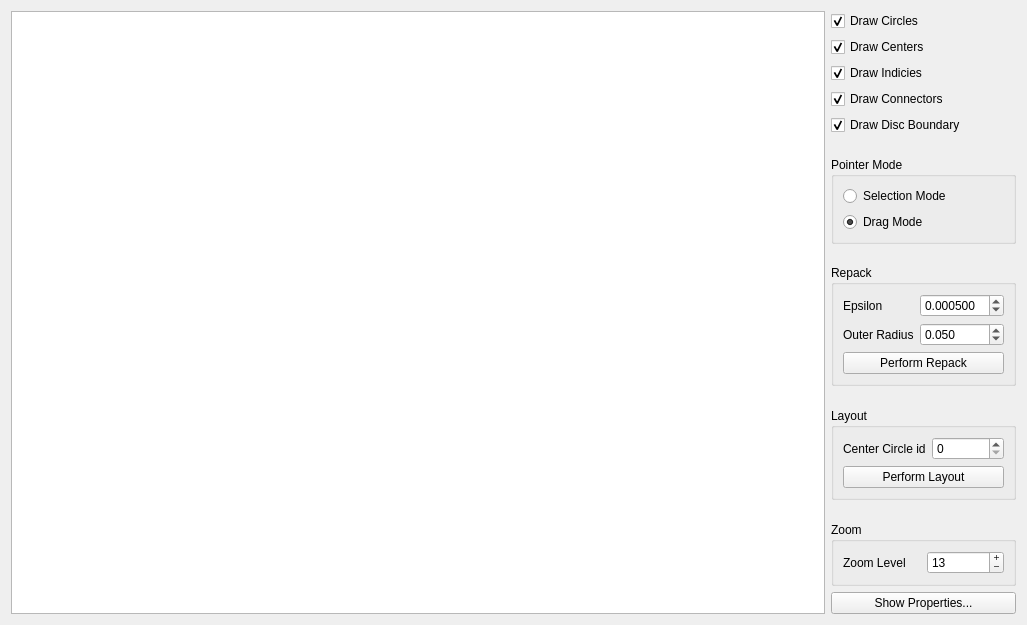
<?xml version="1.0" encoding="UTF-8"?>
<ui version="4.0">
 <class>PackingView</class>
 <widget class="QWidget" name="PackingView">
  <property name="geometry">
   <rect>
    <x>0</x>
    <y>0</y>
    <width>1027</width>
    <height>625</height>
   </rect>
  </property>
  <property name="windowTitle">
   <string>Form</string>
  </property>
  <layout class="QHBoxLayout" name="horizontalLayout">
   <item>
    <widget class="QGraphicsView" name="view">
     <property name="dragMode">
      <enum>QGraphicsView::ScrollHandDrag</enum>
     </property>
     <property name="transformationAnchor">
      <enum>QGraphicsView::AnchorUnderMouse</enum>
     </property>
     <property name="viewportUpdateMode">
      <enum>QGraphicsView::FullViewportUpdate</enum>
     </property>
    </widget>
   </item>
   <item>
    <layout class="QVBoxLayout" name="verticalLayout">
     <item>
      <widget class="QCheckBox" name="checkCircles">
       <property name="text">
        <string>Draw Circles</string>
       </property>
       <property name="checked">
        <bool>true</bool>
       </property>
      </widget>
     </item>
     <item>
      <widget class="QCheckBox" name="checkCenters">
       <property name="text">
        <string>Draw Centers</string>
       </property>
       <property name="checked">
        <bool>true</bool>
       </property>
      </widget>
     </item>
     <item>
      <widget class="QCheckBox" name="checkIndicies">
       <property name="text">
        <string>Draw Indicies</string>
       </property>
       <property name="checked">
        <bool>true</bool>
       </property>
      </widget>
     </item>
     <item>
      <widget class="QCheckBox" name="checkConnectors">
       <property name="text">
        <string>Draw Connectors</string>
       </property>
       <property name="checked">
        <bool>true</bool>
       </property>
      </widget>
     </item>
     <item>
      <widget class="QCheckBox" name="checkBoundary">
       <property name="text">
        <string>Draw Disc Boundary</string>
       </property>
       <property name="checked">
        <bool>true</bool>
       </property>
      </widget>
     </item>
     <item>
      <spacer name="verticalSpacer_2">
       <property name="orientation">
        <enum>Qt::Vertical</enum>
       </property>
       <property name="sizeHint" stdset="0">
        <size>
         <width>20</width>
         <height>40</height>
        </size>
       </property>
      </spacer>
     </item>
     <item>
      <widget class="QGroupBox" name="groupbox_pointermode">
       <property name="sizePolicy">
        <sizepolicy hsizetype="Preferred" vsizetype="Preferred">
         <horstretch>0</horstretch>
         <verstretch>0</verstretch>
        </sizepolicy>
       </property>
       <property name="title">
        <string>Pointer Mode</string>
       </property>
       <layout class="QVBoxLayout" name="verticalLayout_2">
        <item>
         <widget class="QRadioButton" name="rdSelectionMode">
          <property name="text">
           <string>Selection Mode</string>
          </property>
         </widget>
        </item>
        <item>
         <widget class="QRadioButton" name="rdDragMode">
          <property name="text">
           <string>Drag Mode</string>
          </property>
          <property name="checked">
           <bool>true</bool>
          </property>
         </widget>
        </item>
       </layout>
      </widget>
     </item>
     <item>
      <spacer name="verticalSpacer">
       <property name="orientation">
        <enum>Qt::Vertical</enum>
       </property>
       <property name="sizeHint" stdset="0">
        <size>
         <width>20</width>
         <height>40</height>
        </size>
       </property>
      </spacer>
     </item>
     <item>
      <widget class="QGroupBox" name="groupbox_repack">
       <property name="title">
        <string>Repack</string>
       </property>
       <layout class="QFormLayout" name="formLayout_2">
        <item row="0" column="0">
         <widget class="QLabel" name="label_3">
          <property name="text">
           <string>Epsilon</string>
          </property>
         </widget>
        </item>
        <item row="0" column="1">
         <widget class="QDoubleSpinBox" name="spinEpsilon">
          <property name="decimals">
           <number>6</number>
          </property>
          <property name="maximum">
           <double>10.000000000000000</double>
          </property>
          <property name="singleStep">
           <double>0.000100000000000</double>
          </property>
          <property name="value">
           <double>0.000500000000000</double>
          </property>
         </widget>
        </item>
        <item row="1" column="0">
         <widget class="QLabel" name="label_4">
          <property name="text">
           <string>Outer Radius</string>
          </property>
         </widget>
        </item>
        <item row="1" column="1">
         <widget class="QDoubleSpinBox" name="spinOuterRadius">
          <property name="decimals">
           <number>3</number>
          </property>
          <property name="maximum">
           <double>10.000000000000000</double>
          </property>
          <property name="singleStep">
           <double>0.001000000000000</double>
          </property>
          <property name="value">
           <double>0.050000000000000</double>
          </property>
         </widget>
        </item>
        <item row="2" column="0" colspan="2">
         <widget class="QPushButton" name="btnRepack">
          <property name="text">
           <string>Perform Repack</string>
          </property>
         </widget>
        </item>
       </layout>
      </widget>
     </item>
     <item>
      <spacer name="verticalSpacer_4">
       <property name="orientation">
        <enum>Qt::Vertical</enum>
       </property>
       <property name="sizeHint" stdset="0">
        <size>
         <width>20</width>
         <height>40</height>
        </size>
       </property>
      </spacer>
     </item>
     <item>
      <widget class="QGroupBox" name="groupbox_layout">
       <property name="title">
        <string>Layout</string>
       </property>
       <layout class="QFormLayout" name="formLayout">
        <property name="fieldGrowthPolicy">
         <enum>QFormLayout::AllNonFixedFieldsGrow</enum>
        </property>
        <item row="0" column="0">
         <widget class="QLabel" name="label_2">
          <property name="text">
           <string>Center Circle id</string>
          </property>
         </widget>
        </item>
        <item row="0" column="1">
         <widget class="QSpinBox" name="spinCenterCircleID">
          <property name="maximum">
           <number>999</number>
          </property>
         </widget>
        </item>
        <item row="1" column="0" colspan="2">
         <widget class="QPushButton" name="btnLayout">
          <property name="text">
           <string>Perform Layout</string>
          </property>
         </widget>
        </item>
       </layout>
      </widget>
     </item>
     <item>
      <spacer name="verticalSpacer_3">
       <property name="orientation">
        <enum>Qt::Vertical</enum>
       </property>
       <property name="sizeHint" stdset="0">
        <size>
         <width>20</width>
         <height>40</height>
        </size>
       </property>
      </spacer>
     </item>
     <item>
      <widget class="QGroupBox" name="groupbox_zoom">
       <property name="title">
        <string>Zoom</string>
       </property>
       <layout class="QHBoxLayout" name="horizontalLayout_2">
        <item>
         <widget class="QLabel" name="label">
          <property name="text">
           <string>Zoom Level</string>
          </property>
         </widget>
        </item>
        <item>
         <widget class="QSpinBox" name="spinZoom">
          <property name="sizePolicy">
           <sizepolicy hsizetype="Minimum" vsizetype="Fixed">
            <horstretch>0</horstretch>
            <verstretch>0</verstretch>
           </sizepolicy>
          </property>
          <property name="buttonSymbols">
           <enum>QAbstractSpinBox::PlusMinus</enum>
          </property>
          <property name="minimum">
           <number>-100</number>
          </property>
          <property name="maximum">
           <number>100</number>
          </property>
          <property name="value">
           <number>13</number>
          </property>
         </widget>
        </item>
       </layout>
      </widget>
     </item>
     <item>
      <widget class="QPushButton" name="btnProperties">
       <property name="text">
        <string>Show Properties...</string>
       </property>
      </widget>
     </item>
    </layout>
   </item>
  </layout>
 </widget>
 <resources/>
 <connections/>
</ui>
